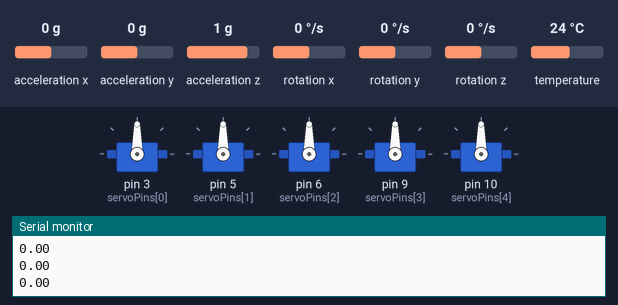
Simulated run of this sketch. Board: Arduino Leonardo, built with avr-gcc and run on an emulated ATmega32U4. Shown: 5 × servo, the last lines printed to the serial monitor. The inputs (shaded band) are chosen by the test bench; at power-on: acceleration x 0 g, acceleration y 0 g, acceleration z 1 g, rotation x 0 °/s, rotation y 0 °/s, rotation z 0 °/s, temperature 24 °C.

Above: at 3.8 s.
3.9 s: acceleration x set to -0.2 g
At 4.52 s:
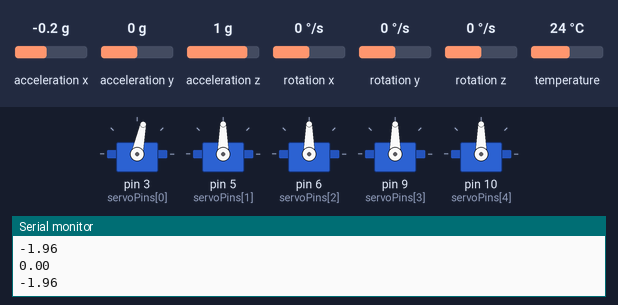
6.9 s: acceleration y set to -0.2 g
At 8.71 s:
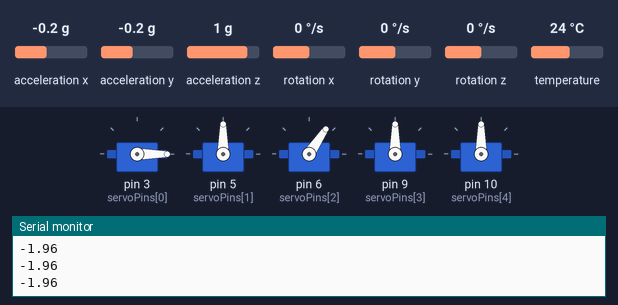
9.9 s: acceleration x set to 0 g
12.9 s: acceleration x set to 0.2 g
At 14.25 s:
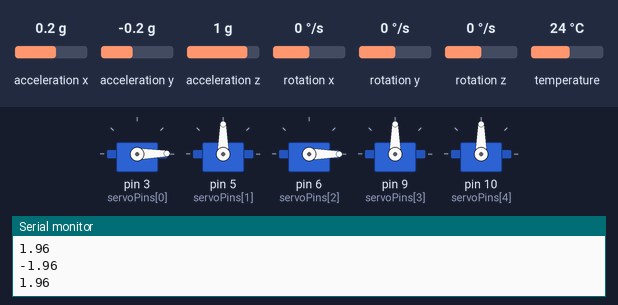
15.9 s: acceleration x set to 1.4 g
18.9 s: acceleration y set to 1.1 g
At 22.12 s:
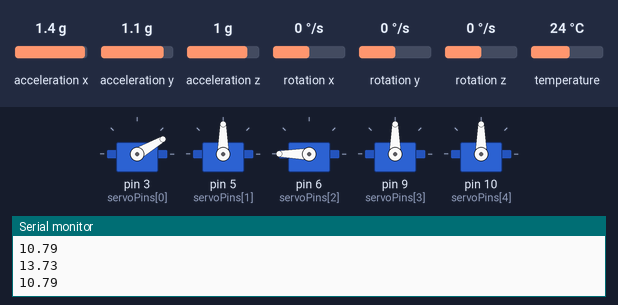
Timing chart, 0 to 25.9 s (numbered marks = the images above; inputs shaded):
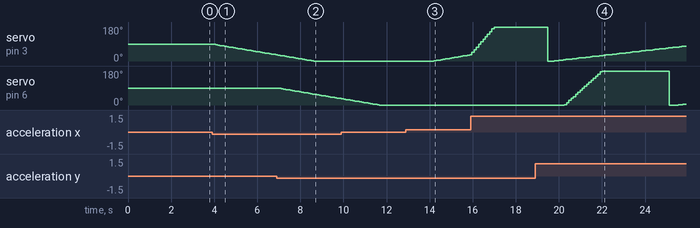

Measured:
- the behaviour switches between -0.1 and -0.2 g on acceleration x (found by bisection; images 0 and 1)
- the behaviour switches between -0.1 and -0.2 g on acceleration y (found by bisection; images 1 and 2)
- the behaviour switches between 0.1 and 0.2 g on acceleration x (found by bisection; images 2 and 3)
- after the input at 3.9 s, servo on pin 3 (servoPins[0]): moves from 90° to 33° over 2.9 s, starting after 0.06 s
- after the input at 6.9 s, servo on pin 6 (servoPins[2]): moves from 90° to 35° over 2.8 s, starting after 0.11 s
- after the input at 12.9 s, servo on pin 3 (servoPins[0]): moves from 0° to 33° over 1.7 s, starting after 1.3 s
- after the input at 18.9 s, servo on pin 6 (servoPins[2]): 0° → 2° after 1.4 s, → 13° 0.10 s later, → 24° 0.10 s later, → 35° 0.10 s later, … (23 changes in this stretch)

The sketch:

Moving_arm_with_MPU6050.ino
```cpp
// Basic demo for accelerometer readings from Adafruit MPU6050

#include <Adafruit_MPU6050.h>
#include <Adafruit_Sensor.h>
#include <Wire.h>
#include <Servo.h>


Adafruit_MPU6050 mpu;

float AccX,AccY,AccZ,GyroX,GyroY,GyroZ,Temp;

Servo servos[6];
const byte servoPins[6] =  {3,5,6,9,10,11};
float servosCurAngle[6] = {90,90,90,90,90,90};
float servosAngleIncrement[6] = {1,1,1,1,1,1};


void setup(void) {

  for(int i = 0; i < 5; i++){
    servos[i].attach(servoPins[i]);
    servos[i].write(servosCurAngle[i]);
    delay(500);
  }

  Serial.begin(115200);
  while (!Serial)
    delay(10); // will pause Zero, Leonardo, etc until serial console opens

  Serial.println("Adafruit MPU6050 test!");

  // Try to initialize!
  if (!mpu.begin()) {
    Serial.println("Failed to find MPU6050 chip");
    while (1) {
      delay(10);
    }
  }

  Serial.println("MPU6050 Found!");

  mpu.setAccelerometerRange(MPU6050_RANGE_4_G); // 2 4 8 16 -> Smaller more sensitive

  mpu.setGyroRange(MPU6050_RANGE_500_DEG); // 250 500 1000 2000 -> Smaller more sensitive

  mpu.setFilterBandwidth(MPU6050_BAND_21_HZ); // 246(=0) 184 94 44 21 10 5 -> Remove high frequency data (low-pass filter’s cutoff frequency)

  delay(100);
}

void loop() {

  /* Get new sensor events with the readings */
  sensors_event_t a, g, temp;
  mpu.getEvent(&a, &g, &temp);

  AccX = a.acceleration.x;

  if(servosCurAngle[0] != 170 && AccX > 1){
    servosAngleIncrement[0] = AccX;
    servosCurAngle[0] += servosAngleIncrement[0];

  }
  else if(servosCurAngle[0] != 10 && AccX < -1){
    servosAngleIncrement[0] = AccX;
    servosCurAngle[0] += servosAngleIncrement[0];
  }
  Serial.println(AccX);
  servos[0].write(servosCurAngle[0]);
  delay(50);

  AccY = a.acceleration.y;

  if(servosCurAngle[2] != 170 && AccY > 1){
    servosAngleIncrement[2] = AccY;
    servosCurAngle[2] += servosAngleIncrement[2];

  }
  else if(servosCurAngle[2] != 10 && AccY < -1){
    servosAngleIncrement[2] = AccY;
    servosCurAngle[2] += servosAngleIncrement[2];
  }
  Serial.println(AccY);
  servos[2].write(servosCurAngle[2]);
  delay(50);

  // AccY = a.acceleration.y;
  // AccZ = a.acceleration.z;

  // GyroX = g.gyro.x;
  // GyroY = g.gyro.y;
  // GyroZ = g.gyro.z;

  // Temp = temp.temperature;

  	/* Print out the values */
  // Serial.print("AccelX:");
  // Serial.println(a.acceleration.x);
  // Serial.print(",");
  // Serial.print("AccelY:");
  // Serial.print(a.acceleration.y);
  // Serial.print(",");
  // Serial.print("AccelZ:");
  // Serial.print(a.acceleration.z);
  // Serial.print(", ");
  // Serial.print("GyroX:");
  // Serial.print(g.gyro.x);
  // Serial.print(",");
  // Serial.print("GyroY:");
  // Serial.print(g.gyro.y);
  // Serial.print(",");
  // Serial.print("GyroZ:");
  // Serial.print(g.gyro.z);
  // Serial.println("");

}
```
